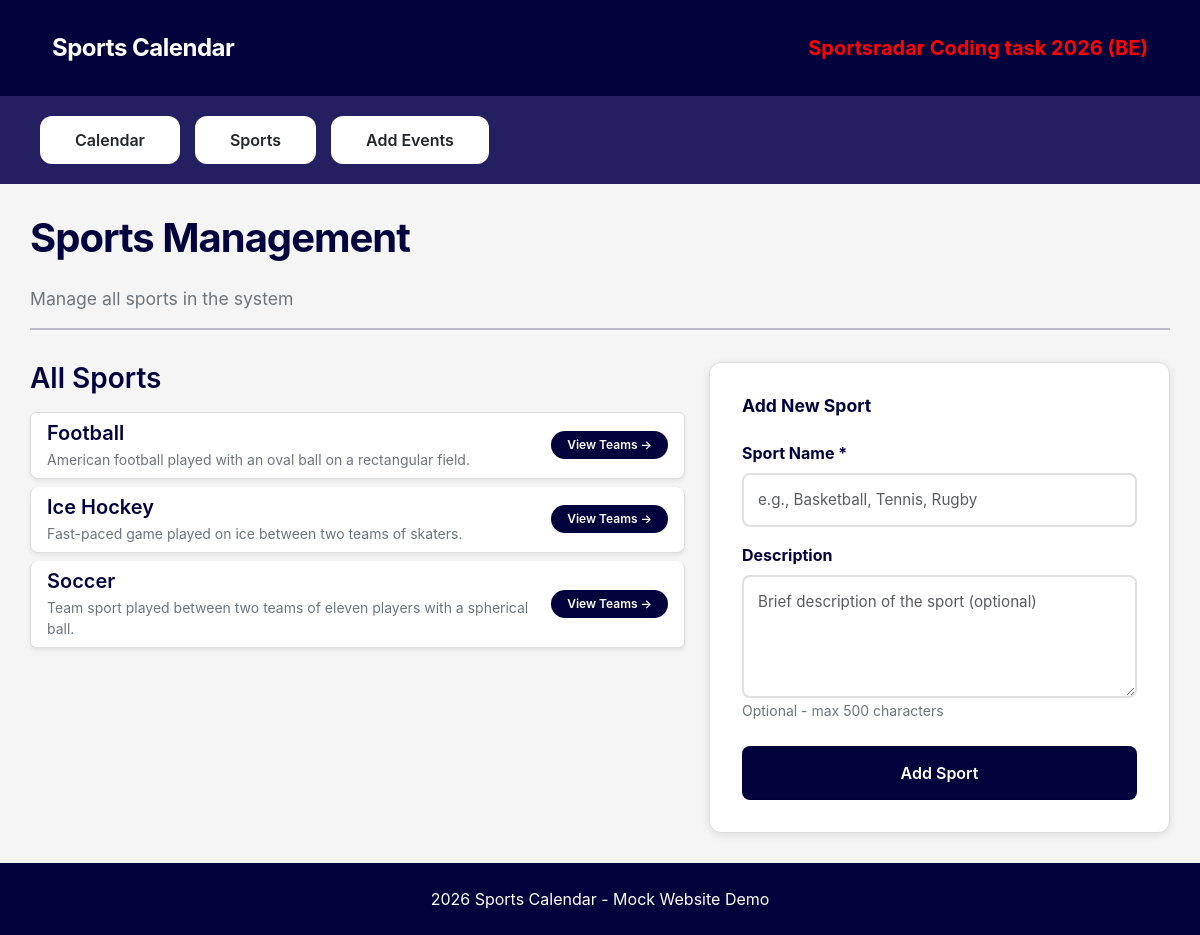
The app's page /index.php?page=sports with its own data.
### tables this page shows
CREATE TABLE sports (
    sport_id INT AUTO_INCREMENT PRIMARY KEY,
    name VARCHAR(100) NOT NULL UNIQUE,
    description TEXT
);

### www/backend/database.php (called while the page is built, shortened)
<?php
require_once __DIR__ . '/db.php';
function getAllSports() {
    global $databaseConnection;
    $query = $databaseConnection->query("SELECT sport_id, name, description FROM sports ORDER BY name");
    return $query->fetchAll();
}
?>

### www/templates/sports.php (the view, shortened to what this page needs)
<div class="content-wrapper">
    <div class="events-section">
        <h1 class="mb-4 page-title">Sports Management</h1>
        <p class="text-muted page-subtitle">Manage all sports in the system</p>
        <hr class="section-divider">
        <div class="row">
            <div class="col-lg-7">
                <h3 class="mb-3 section-title">All Sports</h3>
                <?php if (empty($sports)): ?>
                    <div class="alert alert-info alert-info-styled" role="alert">
                        <strong>No sports found.</strong> Add your first sport using the form on the right.
                    </div>
                <?php else: ?>
                    <div class="list-group">
                        <?php foreach ($sports as $sport): ?>
                            <a href="index.php?page=sport_teams&sport_id=<?php echo $sport['sport_id']; ?>"
                               class="list-group-item list-group-item-action sport-list-item">
                                <div class="d-flex w-100 justify-content-between align-items-center">
                                    <div>
                                        <h5 class="mb-1 list-item-title"><?php echo htmlspecialchars($sport['name']); ?></h5>
                                        <?php if (!empty($sport['description'])): ?>
                                            <p class="mb-0 text-muted small">
                                                <?php echo htmlspecialchars($sport['description']); ?>
                                            </p>
                                        <?php endif; ?>
                                    </div>
                                    <span class="badge rounded-pill badge-action">View Teams →</span>
                                </div>
                            </a>
                        <?php endforeach; ?>
                    </div>
                <?php endif; ?>
            </div>
            <div class="col-lg-5">
                <div class="card card-styled card-sticky">
                    <div class="card-body">
                        <h4 class="card-title mb-4 card-title-bold">Add New Sport</h4>
                        <form method="POST" action="index.php?page=sports">
                            <div class="mb-3">
                                <label for="sport_name" class="form-label fw-bold form-label-bold">Sport Name *</label>
                                <input type="text"
                                       class="form-control"
                                       id="sport_name"
                                       name="name"
                                       placeholder="e.g., Basketball, Tennis, Rugby"
                                       required
                                       maxlength="100">
                            </div>
                            <div class="mb-4">
                                <label for="sport_description" class="form-label fw-bold form-label-bold">Description</label>
                                <textarea class="form-control"
                                          id="sport_description"
                                          name="description"
                                          rows="4"
                                          placeholder="Brief description of the sport (optional)"
                                          maxlength="500"></textarea>
                                <small class="form-text text-muted">Optional - max 500 characters</small>
                            </div>
                            <button type="submit" class="btn btn-primary-dark w-100">
                                <i class="bi bi-plus-circle"></i> Add Sport
                            </button>
                        </form>
                    </div>
                </div>
            </div>
        </div>
    </div>
</div>

### www/css/style.css (style rules this page uses)
:root { --sr-red: rgb(255, 3, 3); --sr-dark-blue: #00003cfd; --sr-light-blue: #0b0ba5ba; --sr-light-gray: #f5f5f5; --sr-purple: #221e5ffd; --sr-white: #fff; --sr-text-dark: #23272b; }
body { background-color: var(--sr-light-gray); font-family: -apple-system, BlinkMacSystemFont, "Segoe UI", Roboto, "Helvetica Neue", Arial, sans-serif; padding-top: 0; margin: 0; }
.content-wrapper { display: flex; background-color: var(--sr-light-gray); min-height: calc(100vh - 200px); }
.events-section { flex: 1; padding: 30px; }
h1 { color: var(--sr-dark-blue); font-weight: 700; letter-spacing: -1px; margin-bottom: 2rem; }
.card-title { color: var(--sr-dark-blue); font-weight: 600; font-size: 1.1rem; }
.card-body { padding: 2rem; }
.text-muted { color: #6c757d !important; }
.form-control, .form-select { border: 2px solid #e0e0e0; border-radius: 8px; padding: 0.875rem; font-size: 0.95rem; transition: all 0.3s ease; }
textarea.form-control { resize: vertical; }
.section-divider { border-color: var(--sr-dark-blue); border-width: 2px; margin-bottom: 2rem; }
.card-styled { border: 1px solid #ddd; border-radius: 12px; box-shadow: 0 2px 8px rgba(0, 0, 0, 0.1); }
.card-sticky { position: sticky; top: 30px; }
.card-title-bold { font-weight: 700; }
.sport-list-item { border-radius: 8px; margin-bottom: 0.5rem; border: 1px solid #ddd; transition: all 0.3s ease; box-shadow: 0 2px 4px rgba(0, 0, 0, 0.08); }
.list-item-title { color: var(--sr-dark-blue); font-weight: 600; margin-bottom: 0.25rem; }
.btn-primary-dark { background-color: var(--sr-dark-blue); border-color: var(--sr-dark-blue); color: var(--sr-white); font-weight: 600; padding: 0.875rem 2.5rem; border-radius: 8px; transition: all 0.3s ease; }
.form-label-bold { color: var(--sr-dark-blue); font-weight: 600; }
.section-title { color: var(--sr-dark-blue); font-weight: 600; }
.page-subtitle { font-size: 1.1rem; }
.badge-action { background-color: var(--sr-dark-blue); color: var(--sr-white); padding: 0.5rem 1rem; font-weight: 600; }
.page-title { color: var(--sr-dark-blue); font-weight: 700; margin-bottom: 0.5rem; }

### records on screen
sports: name "Football", description "American football played with an oval ball on a rectangular field."
sports: name "Ice Hockey", description "Fast-paced game played on ice between two teams of skaters."
sports: name "Soccer", description "Team sport played between two teams of eleven players with a spherical ball."

### other values on screen
SITE_NAME "Sports Calendar"
